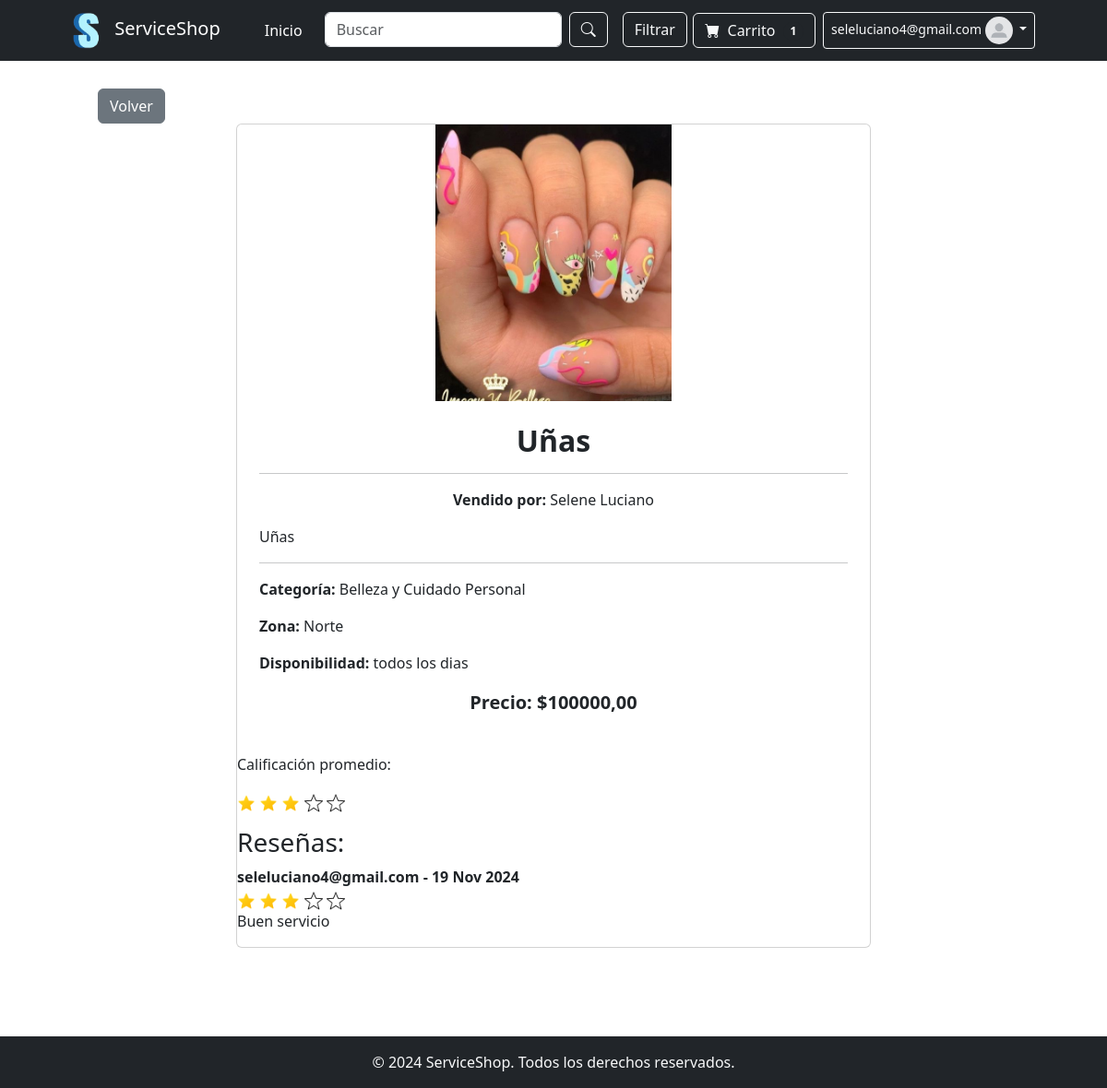
The app's page /appserviceshop/1 (signed in) with its own data.
### appserviceshop/models.py (models this page shows, shortened)
class Servicio(models.Model):
    CATEGORIA_CHOICES = [
        ('Tecnologia', 'Tecnología'),
        ('Educacion', 'Educación'),
        ('Salud', 'Salud'),
        ('Alimentacion', 'Alimentación'),
        ('Servicios de Reparación y Mantenimiento', 'Servicios de Reparación y Mantenimiento'),
        ('Consultoría y Servicios Profesionales', 'Consultoría y Servicios Profesionales'),
        ('Belleza y Cuidado Personal', 'Belleza y Cuidado Personal'),
        ('Arte y Publicidad', 'Arte y Publicidad'),
    ]
    ZONA_CHOICES = [
        ('Norte', 'Norte'),
        ('Sur', 'Sur'),
        ('Este', 'Este'),
        ('Oeste', 'Oeste'),
    ]
    name = models.CharField(max_length=100)  # Nombre del servicio
    categoria = models.CharField(max_length=50, choices=CATEGORIA_CHOICES)  # Categoría
    precio = models.DecimalField(max_digits=10, decimal_places=2)  # Precio del servicio
    zona = models.CharField(max_length=20, choices=ZONA_CHOICES)  # Zona
    descripcion = models.TextField()  # Descripción del servicio
    disponibilidadhoraria = models.CharField(max_length=100)  # Disponibilidad horaria
    imagen = models.ImageField(upload_to='imgservices/')
    creacion = models.DateTimeField(auto_now_add=True)  # Fecha de creación
    actualizacion = models.DateTimeField(auto_now=True)  # Fecha de última actualización
    vendedor = models.ForeignKey(User, on_delete=models.CASCADE, related_name="servicios")

class Reseña(models.Model):
    compra = models.ForeignKey(Compras_M, on_delete=models.CASCADE)
    usuario = models.ForeignKey(User, on_delete=models.CASCADE)
    texto = models.TextField()
    calificacion = models.IntegerField(choices=[(i, i) for i in range(1, 6)])  # Calificación de 1 a 5
    fecha = models.DateTimeField(auto_now_add=True)

### appserviceshop/views.py (the view)
# urls.py: path('<int:pk>', views.Detalleservicio.as_view(), name="Detail"),
class Detalleservicio(LoginRequiredMixin, DetailView):
    model = Servicio
    template_name = "servicio_detalle.html"
    def get_context_data(self, **kwargs):
        context = super().get_context_data(**kwargs)
        servicio = self.object  # Obtiene el servicio actual
        compras = Compras_M.objects.filter(servicio=servicio)
        reseñas = Reseña.objects.filter(compra__in=compras)
        calificacion_promedio = reseñas.aggregate(promedio=Avg('calificacion'))['promedio'] or 0
        estrellas_doradas = int(calificacion_promedio)
        estrellas_grises = 5 - estrellas_doradas
        estrellas_doradas_list = ['star.png'] * estrellas_doradas
        estrellas_grises_list = ['star_gray.png'] * estrellas_grises
        context.update({
            'reseñas': reseñas,
            'calificacion_promedio': calificacion_promedio,
            'estrellas_doradas_list': estrellas_doradas_list,
            'estrellas_grises_list': estrellas_grises_list,
        })
        for reseña in reseñas:
            estrellas_doradas_reseña = ['star.png'] * int(reseña.calificacion)
            estrellas_grises_reseña = ['star_gray.png'] * (5 - int(reseña.calificacion))
            reseña.estrellas_doradas = estrellas_doradas_reseña
            reseña.estrellas_grises = estrellas_grises_reseña
        return context

### appserviceshop/context_processors.py (called while the page is built)
def avatar_processor(request):
    if request.user.is_authenticated:
        avatar = Avatar.objects.filter(user=request.user).first()
        if avatar and avatar.imagen:
            imagen = avatar.imagen.url  # Si el usuario tiene un avatar, usa su URL
        else:
            imagen = static('img/predeterminado.jpg')  # Imagen predeterminada si no tiene avatar
    else:
        imagen = static('img/predeterminado.jpg')  # Imagen predeterminada para usuarios no autenticados
    return {'imagen': imagen}

def servicios_context(request):
    servicios = Servicio.objects.all()
    return {'servicios': servicios}

def ventas_context(request):
    if request.user.is_authenticated:
        ventas = Ventas_M.objects.filter(vendedor=request.user)
    else:
        ventas = Ventas_M.objects.none()  # Devuelve un queryset vacío si el usuario no está autenticado
    return {
        'ventas_usuario': ventas
    }

def reseñas_usuario(request):
    if request.user.is_authenticated:
        reseña_usuario = Reseña.objects.filter(usuario=request.user).first()
        reseñas = Reseña.objects.filter(usuario=request.user)
        calificacion_promedio = reseñas.aggregate(promedio=Avg('calificacion'))['promedio'] or 0
        estrellas = ['gold'] * int(calificacion_promedio) + ['lightgray'] * (5 - int(calificacion_promedio))
        return {
            'reseña_usuario': reseña_usuario,
            'reseñas': reseñas,
            'calificacion_promedio': calificacion_promedio,
            'estrellas': estrellas,
        }
    return {}

### appserviceshop/templates/servicio_detalle.html (shortened to what this page needs)
{% extends "padre.html" %}
{% load static %}
{% block contenidoQueCambia %}
<!DOCTYPE html>
<html lang="es">
<head>
    <link href="https://cdnjs.cloudflare.com/ajax/libs/font-awesome/6.0.0-beta3/css/all.min.css" rel="stylesheet">
    <link rel="stylesheet" href="https://cdn.jsdelivr.net/npm/bootstrap@5.3.0-alpha3/dist/css/bootstrap.min.css">
</head>
<body>
    <section class="py-5">
        <div class="container px-4 px-lg-5 mt-5">
            <div class="container mt-5">
                <a href="{% url 'inicio' %}" class="btn btn-secondary ms-3">Volver</a>
            </div>
            <div class="row justify-content-center">
                <div class="col-12 col-md-8 mb-5">
                    <div class="card h-100">
                        <img class="card-img-top" src="{{ servicio.imagen.url }}" alt="{{ servicio.name }}"
                            style="max-height: 300px; object-fit: contain; width: 100%;" />
                        <div class="card-body p-4">
                            <h5 class="text-center" style="font-size: 2rem; font-weight: 700; margin-bottom: 1rem;">
                                {{ servicio.name }}
                            </h5>
                            <hr>
                            <p class="text-center"><strong>Vendido por:</strong> {{ servicio.vendedor.first_name }}
                                {{ servicio.vendedor.last_name }}</p>
                            <p class="text-left">{{ servicio.descripcion }}</p>
                            <hr>
                            <p><strong>Categoría:</strong> {{ servicio.categoria }}</p>
                            <p><strong>Zona:</strong> {{ servicio.zona }}</p>
                            <p><strong>Disponibilidad:</strong> {{ servicio.disponibilidadhoraria }}</p>
                            <p class="text-center" style="font-size: 1.25rem; font-weight: 700;">Precio:
                                ${{servicio.precio }}</p>
                        </div>
                        <div class="calificacion">
                            <p>Calificación promedio:
                            <div class="estrellas">
                                {% for estrella in estrellas_doradas_list %}
                                    <img src="{% static 'img/' %}{{ estrella }}" alt="Estrella dorada" style="width: 20px; height: 20px;">
                                {% endfor %}
                                {% for estrella in estrellas_grises_list %}
                                    <img src="{% static 'img/' %}{{ estrella }}" alt="Estrella gris" style="width: 20px; height: 20px;">
                                {% endfor %}
                            </div>
                        </p>
                        </div>
                        <div class="reseñas">
                            <h3>Reseñas:</h3>
                            {% for reseña in reseñas %}
                                <div class="reseña">
                                    <strong>{{ reseña.usuario.username }} - {{ reseña.fecha|date:"d M Y" }}</strong>
                                    <div class="calificacion">
                                        {% for estrella in reseña.estrellas_doradas %}
                                            <img src="{% static 'img/' %}{{ estrella }}" alt="Estrella dorada" style="width: 20px; height: 20px;">
                                        {% endfor %}
                                        {% for estrella in reseña.estrellas_grises %}
                                            <img src="{% static 'img/' %}{{ estrella }}" alt="Estrella gris" style="width: 20px; height: 20px;">
                                        {% endfor %}
                                    </div>
                                    <p>{{ reseña.texto }}</p>
                                </div>
                            {% empty %}
                                <p>No hay reseñas para este servicio.</p>
                            {% endfor %}
                        </div>
                    </div>
                </div>
            </div>
    </section>
</body>
</html>
{% endblock %}

### appserviceshop/templates/padre.html (shortened to what this page needs)
{% load static %}
<!DOCTYPE html>
<html lang="es">
<head>
    <link href="https://cdn.jsdelivr.net/npm/bootstrap-icons@1.5.0/font/bootstrap-icons.css" rel="stylesheet" />
    <link href="{% static 'css/styles.css' %}" rel="stylesheet" />
</head>
<body class="d-flex flex-column min-vh-100">
    {% if not hide_navbar %}
    <nav class="navbar navbar-expand-lg navbar-dark bg-dark fixed-top">
        <div class="container px-4 px-lg-5">
            <a class="navbar-brand" href="{% url 'inicio' %}">
                <img src="{% static 'img/logo.png' %}" alt="Logo" style="height: 40px; margin-right: 10px;">
                ServiceShop
            </a>
            <div class="collapse navbar-collapse" id="navbarSupportedContent">
                <ul class="navbar-nav me-auto mb-2 mb-lg-0 ms-lg-4">
                    <li class="nav-item">
                        <a class="nav-link active" aria-current="page" href="{% url 'inicio' %}">Inicio</a>
                    </li>
                    <li class="nav-item">
                        <form class="d-flex mx-3" style="max-width: 400px;" method="get" action="{% url 'buscar_servicios' %}">
                            <input class="form-control me-2" type="search" name="q" placeholder="Buscar" aria-label="Search">
                            <button class="btn btn-outline-light" type="submit">
                                <i class="bi-search"></i>
                            </button>
                        </form>
                    </li>
                    <li class="nav-item">
                        <button class="btn btn-outline-light" data-bs-toggle="modal" data-bs-target="#filtrosModal">Filtrar</button>
                    </li>
                </ul>
                <div class="d-flex align-items-center">
                    <a href="{% url 'ver_carrito' %}" class="btn btn-outline-light btn-smaller me-2">
                        <i class="bi-cart-fill me-1"></i>
                        Carrito
                        <span class="badge bg-dark text-white ms-1 rounded-pill badge-smaller">
                            {{ carrito_cantidad }}
                        </span>
                    </a>
                    <div class="dropdown">
                        <button class="btn btn-sm btn-outline-light dropdown-toggle" type="button"
                            id="dropdownMenuButton" data-bs-toggle="dropdown" aria-expanded="false">
                            {{ user.username }}
                            <img src="{{ imagen }}" alt="Avatar del usuario" class="avatar-small">
                        </button>
                    </div>
                </div>
            </div>
        </div>
    </nav>
    {% endif %}
    <div id="toast-container" aria-live="polite" aria-atomic="true" class="position-fixed top-0 end-0 p-3">
    </div>
    {% block contenidoQueCambia %}
    {% endblock %}
    <footer class="mt-auto bg-dark text-light text-center py-3">
        <div class="container">
            <p class="mb-0">© 2024 ServiceShop. Todos los derechos reservados.</p>
        </div>
    </footer>
</body>
</html>

### records on screen
Servicio: imagen (picture), name "Uñas", vendedor.first_name "Selene", vendedor.last_name "Luciano", descripcion "Uñas", categoria "Belleza y Cuidado Personal", zona "Norte", disponibilidadhoraria "todos los dias", precio "100000,00"
Reseña: usuario.username "seleluciano4@gmail.com", fecha "19 Nov 2024", texto "Buen servicio"

### other values on screen
{{ carrito_cantidad }} "1"
{{ user.username }} "seleluciano4@gmail.com"
